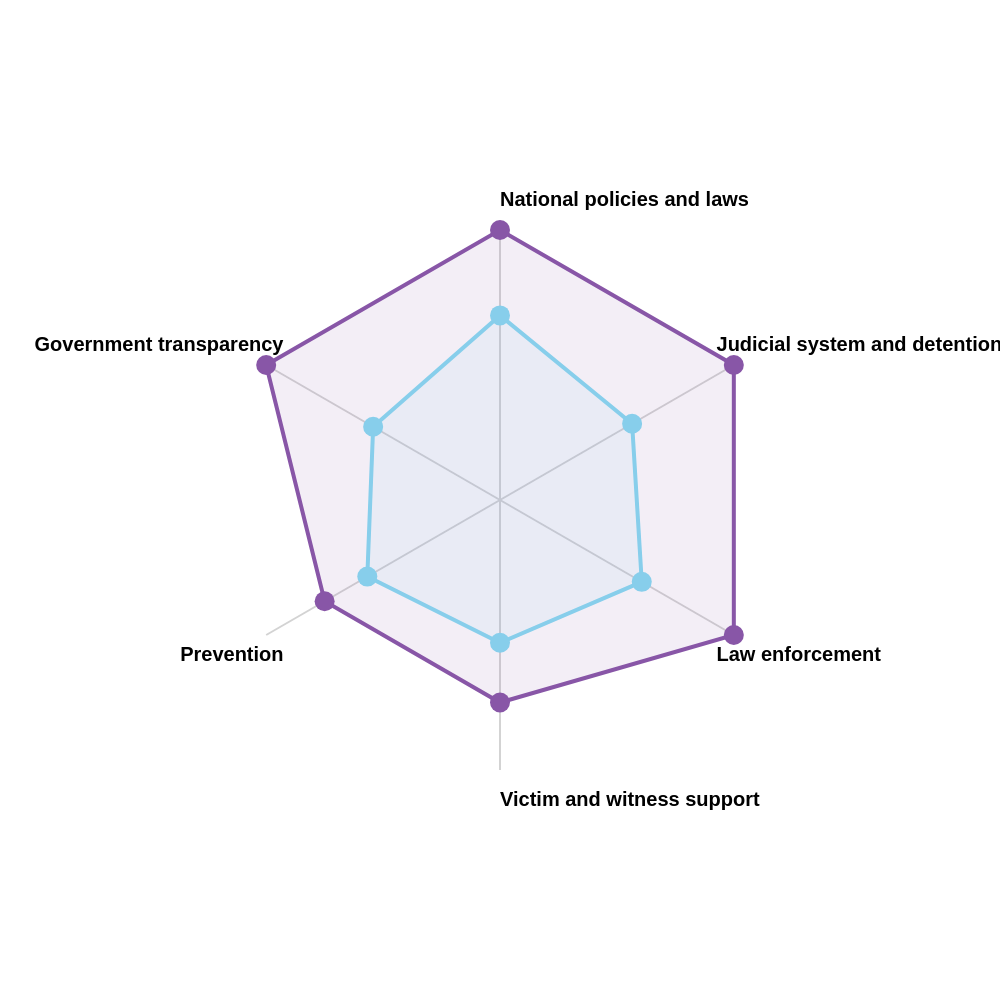

Write a Vega-Lite specification for this figure.
### Vega specification from a JSON file in a GitHub repository (floating-point values rounded to 4 significant figures)
{"$schema": "https://vega.github.io/schema/vega/v5.json", "description": "A radar chart example, showing multiple dimensions in a radial layout.", "width": 500, "height": 500, "padding": 115, "autosize": {"type": "none", "contains": "padding"}, "signals": [{"name": "radius", "update": "width / 2"}], "data": [{"name": "table", "values": [{"Country": "Australia", "category": "Government transparency", "value": 8.0}, {"Country": "Australia", "category": "National policies and laws", "value": 8.0}, {"Country": "Australia", "category": "Judicial system and detention", "value": 8.0}, {"Country": "Australia", "category": "Law enforcement", "value": 8.0}, {"Country": "Australia", "category": "Victim and witness support", "value": 6.0}, {"Country": "Australia", "category": "Prevention", "value": 6.0}, {"Country": "Rest of World", "category": "Government transparency", "value": 4.34}, {"Country": "Rest of World", "category": "National policies and laws", "value": 5.47}, {"Country": "Rest of World", "category": "Judicial system and detention", "value": 4.52}, {"Country": "Rest of World", "category": "Law enforcement", "value": 4.85}, {"Country": "Rest of World", "category": "Victim and witness support", "value": 4.23}, {"Country": "Rest of World", "category": "Prevention", "value": 4.54}]}, {"name": "countries", "source": "table", "transform": [{"type": "aggregate", "groupby": ["category"]}]}], "scales": [{"name": "angular", "type": "point", "range": {"signal": "[-PI, PI]"}, "padding": 0.5, "domain": {"data": "countries", "field": "category"}}, {"name": "radial", "type": "linear", "range": {"signal": "[0, radius]"}, "zero": true, "nice": false, "domain": {"data": "table", "field": "value"}, "domainMin": 0}, {"name": "color", "type": "ordinal", "domain": ["Australia", "Rest of World"], "range": ["#8856a7", "skyblue"]}], "legends": [{"fill": "color", "title": "Country", "orient": "right", "encode": {"symbols": {"enter": {"fillOpacity": {"value": 0.8}, "stroke": {"value": "transparent"}}}}}], "encode": {"enter": {"x": {"signal": "radius"}, "y": {"signal": "radius"}}}, "marks": [{"type": "group", "name": "categories", "zindex": 1, "from": {"facet": {"data": "table", "name": "facet", "groupby": ["Country"]}}, "marks": [{"type": "line", "name": "category-line", "from": {"data": "facet"}, "encode": {"enter": {"interpolate": {"value": "linear-closed"}, "x": {"signal": "scale('radial', datum.value) * cos(scale('angular', datum.category))"}, "y": {"signal": "scale('radial', datum.value) * sin(scale('angular', datum.category))"}, "stroke": {"scale": "color", "field": "Country"}, "strokeWidth": {"value": 2}, "fill": {"scale": "color", "field": "Country"}, "fillOpacity": {"value": 0.1}}}}, {"type": "symbol", "from": {"data": "facet"}, "encode": {"enter": {"x": {"signal": "scale('radial', datum.value) * cos(scale('angular', datum.category))"}, "y": {"signal": "scale('radial', datum.value) * sin(scale('angular', datum.category))"}, "fill": {"scale": "color", "field": "Country"}, "size": {"value": 100}, "tooltip": {"signal": "datum.Country + ': ' + format(datum.value, '.2f')"}}}}]}, {"type": "rule", "name": "radial-grid", "from": {"data": "countries"}, "zindex": 0, "encode": {"enter": {"x": {"value": 0}, "y": {"value": 0}, "x2": {"signal": "radius * cos(scale('angular', datum.category))"}, "y2": {"signal": "radius * sin(scale('angular', datum.category))"}, "stroke": {"value": "lightgray"}, "strokeWidth": {"value": 1}}}}, {"type": "text", "name": "key-label", "from": {"data": "countries"}, "zindex": 1, "encode": {"enter": {"x": {"signal": "(radius - 10) * cos(scale('angular', datum.category))"}, "y": {"signal": "(radius + 10) * sin(scale('angular', datum.category))"}, "text": {"field": "category"}, "align": [{"test": "abs(scale('angular', datum.category)) > PI / 2", "value": "right"}, {"value": "left"}], "baseline": [{"test": "scale('angular', datum.category) > 0", "value": "top"}, {"test": "scale('angular', datum.category) == 0", "value": "middle"}, {"value": "bottom"}], "fill": {"value": "black"}, "fontWeight": {"value": "bold"}, "fontSize": {"value": 10}}}}]}
